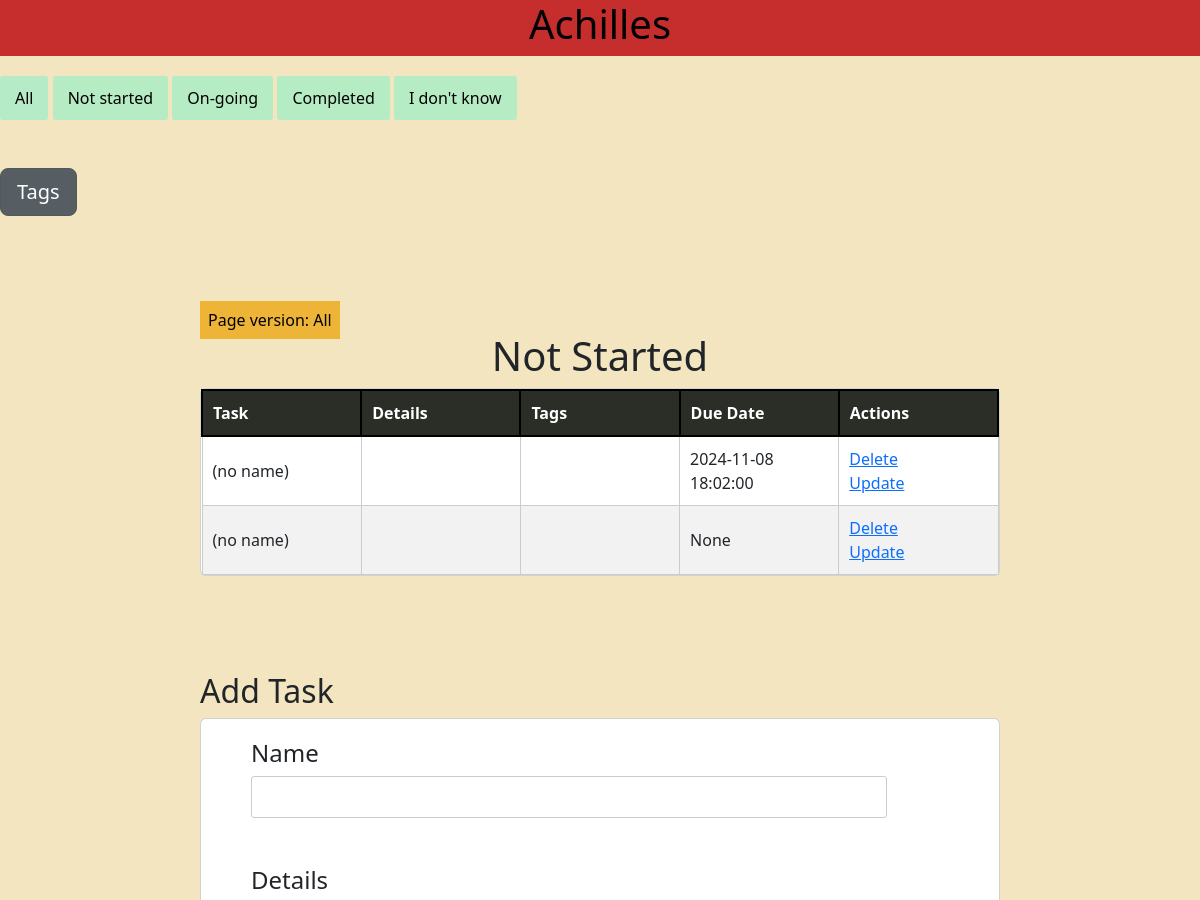
Before: / (upper part) with the older database file.
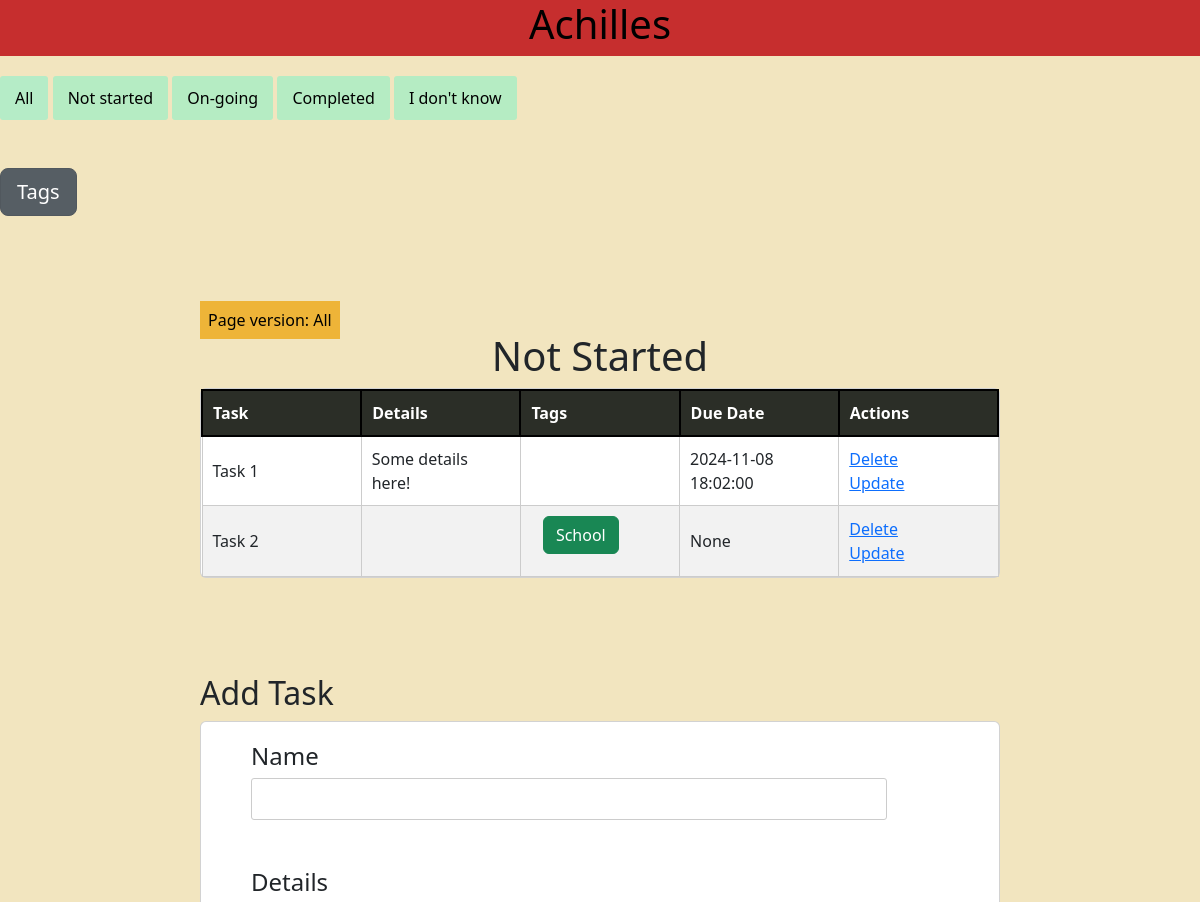
After: the same page with the newer database file.
### tables this page shows
CREATE TABLE Tasks (
    TID INTEGER PRIMARY KEY AUTOINCREMENT,
    Name VARCHAR(255) NOT NULL DEFAULT 'no name',
    Details VARCHAR(255) DEFAULT NULL,
    SID INTEGER DEFAULT 0 NOT NULL,
    DueDate datetime,
    FOREIGN KEY (SID) REFERENCES Statuses(SID)
);

CREATE TABLE Tags (
    TID INTEGER PRIMARY KEY AUTOINCREMENT,
    Name VARCHAR(255) UNIQUE
);

### app.py (the view)
@app.route('/', methods=['POST', 'GET'])
def index():
    if request.method == "POST":
        return IndexPost(request.form)
    else:
        return IndexGet()

### app.py (called while the page is built)
def get_girl():
    return "https://pic.re/image?max_size=1023"

def rjson():
    with open("data.json", "r") as f:
        data = json.load(f)
    return data

def IndexGet():
    init()
    alt = raww("SELECT * FROM Tasks WHERE DueDate BETWEEN datetime('now', 'localtime') AND datetime('now','+7 day','localtime')")
    nstart = raww("SELECT * FROM Tasks WHERE SID = 1")
    doing = raww("SELECT * FROM Tasks WHERE SID = 2")
    com = raww("SELECT * FROM Tasks WHERE SID = 3")
    idk = raww("SELECT * FROM Tasks WHERE SID = 4")
    status = raww("SELECT * FROM Statuses")
    tags = raww("SELECT * FROM Tags ORDER BY Name")
    tt = raww("SELECT * FROM TaskTags")
    data = rjson()
    last = data["reset"]
    page = data["page"]
    ver = version[page]
    return render_template('index.html', alt=alt, nstart = nstart, doing=doing, com = com, idk=idk, url=get_girl(), tags=tags, status=status, last=last, tt=tt, page=page, ver=ver)

### db.py (called while the page is built)
def ins(a, b):
    q = f"SELECT 1 FROM {b} WHERE EXISTS (SELECT * FROM {b} WHERE Name = ?)"
    res = cur.execute(q, (a,))
    t = res.fetchall()
    if len(t)==0:
        q = f"INSERT INTO {b} (Name) VALUES (?)"
        cur.execute(q, (a,))
    con.commit()
    return ""

def init():
    for i in tables:
        cur.execute(tablemap[i])
    con.commit()
    lt = ["Not started", "On-going", "Completed", "I don\'t know"]
    for i in lt:
        ins(i, "Statuses")
    lt = ["School", "Home"]
    for i in lt:
        ins(i, "Tags")

def raww(query):
    res = cur.execute(query)
    res = res.fetchall()
    con.commit()
    return res

### templates/index.html (shortened to what this page needs)
{% extends 'base.html' %}
{% block body %}
<form action="/" method="POST">
    <input type="submit" style="-webkit-text-fill-color: black; background-color:rgba(0, 255, 221, 0.254);" name="page"
        value="All">
    <input type="submit" style="-webkit-text-fill-color: black; background-color:rgba(0, 255, 204, 0.254);" name="page"
        value="Not started">
    <input type="submit" style="-webkit-text-fill-color: black; background-color:rgb(0, 255, 204, 0.254);" name="page"
        value="On-going">
    <input type="submit" style="-webkit-text-fill-color: black; background-color:rgb(0, 255, 204, 0.254);" name="page"
        value="Completed">
    <input type="submit" style="-webkit-text-fill-color: black; background-color:rgb(0, 255, 204, 0.254);" name="page"
        value="I don't know">
</form>
<br />
<br />
<a href="/tags" class="btn btn-secondary btn-lg active" role="button" aria-pressed="true">Tags</a>
<br />
<br />
<div class="content pt-5">
    <div class="d-inline p-2 text-black" style="background-color: rgba(237, 165, 11, 0.749);">
        Page version: {{ver}}</div>
    {% if nstart != [] and (page == 0 or page == 1) %}
    <h1>Not Started</h1>
    <div class="card">
        <table id="demo" style="table-layout: fixed; width:100%;">
            <tr>
                <th>Task</th>
                <th>Details</th>
                <th>Tags</th>
                <th>Due Date</th>
                <th>Actions</th>
            </tr>
            {% for i in nstart %}
            <tr>
                <td>{{i[1]}}</td>
                <td>{{i[2]}}</td>
                <td>
                    <div class="container">
                        {% for j in tt%}
                        {% if i[0] ==j[0]%}
                        {% for k in tags %}
                        {% if k[0] == j[1] %}
                        <button type="button" class="btn btn-success">{{k[1]}}</button>
                        {% endif %}
                        {% endfor %}
                        {% endif %}
                        {% endfor %}
                    </div>
                </td>
                <td>{{i[4]}}</td>
                <td>
                    <a href="/delete/{{i[0]}}" onclick="return confirm('Are you sure?')">Delete</a>
                    <br>
                    <a href="/update/{{i[0]}}">Update</a>
                </td>
            </tr>
            {% endfor %}
        </table>
    </div>
    {% endif %}
    <br />
    <br />
    <br />
    <br />
    <h2>Add Task</h2>
    <div class="card g-4 ex1">
        <form action="/" method="POST">
            <h4>Name</h4>
            <div>
                <input type="text" name="con" id="content" style="width: 85%; padding: .5em 1em;">
            </div><br />
            <br />
            <h4>Details</h4>
            <br />
            <br />
            <br />
            <br />
            <br />
            <br />
            <br />
            <br />
    </div>
    <br />
    <br />
</div>
<br />
{% endblock %}

### templates/base.html (shortened to what this page needs)
<!doctype html>
<html lang="en">
<head>
    <link rel="stylesheet" href="{{ url_for('static', filename='css/main.css') }}">
    <link href="https://cdn.jsdelivr.net/npm/bootstrap@5.3.3/dist/css/bootstrap.min.css" rel="stylesheet">
</head>
<body>
    <div style="background-color: #C62E2E;">
        <h1 class="center"><a style="text-decoration: none; color:black" href="/">Achilles</a></h1>
    </div>
    <div style=" background-color: #F2E5BF">
        {% block body %}{% endblock %}
    </div>
</body>
</html>

### static/css/main.css (style rules this page uses)
body { font-family: "Roboto", Arial, sans-serif; margin: 0; padding: 0; text-rendering: optimizeLegibility; display: flex; flex-direction: column; justify-content: center; }
.content { max-width: 70%; margin: 20px auto; padding: 20px; }
h1 { text-align: center; margin-bottom: 20px; }
table { width: 100%; border-collapse: collapse; }
th, td { border: 1px solid #ccc; padding: 8px; text-align: left; }
th { background-color: #f2f2f2; }
form { margin-top: 20px; }
input[type="text"] { padding: 10px; border: 1px solid #ccc; border-radius: 3px; }
input[type="submit"] { padding: 10px 15px; background-color: #4caf50; color: white; border: none; cursor: pointer; border-radius: 3px; }
a { text-decoration: none; color: #333; }
.center { display: block; margin-left: auto; margin-right: auto; width: 50%; }
.container { display: block; position: relative; padding-left: 35px; margin-bottom: 12px; cursor: pointer; font-size: 22px; -webkit-user-select: none; -moz-user-select: none; -ms-user-select: none; user-select: none; }
#demo { width: 400px; order-collapse: collapse; }
#demo tr:nth-child(odd) { background: #f2f2f2; }
#demo td, #demo th { text-align: left; padding: 10px; border: 1px solid #ccc; }
#demo th { color: #fff; background: #2b2e27; border: 2px solid black; border-collapse: collapse; }
button { height: 55% }

### templates/base.html (style rules this page uses)
div.ex1 { padding-left: 50px; }

Changed rows visible on the page:
changed Tasks: Name "(no name)" → "Task 1"; Details (not shown) → "Some details here!"
changed Tasks: Name "(no name)" → "Task 2"
now on this page (row unchanged): Tags: Name "School"
